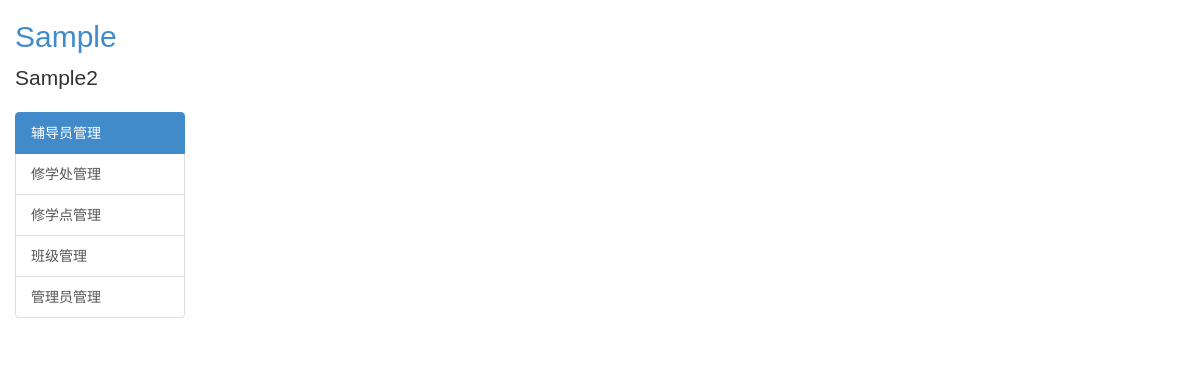
The app's page /admin/department/list (signed in), older data.
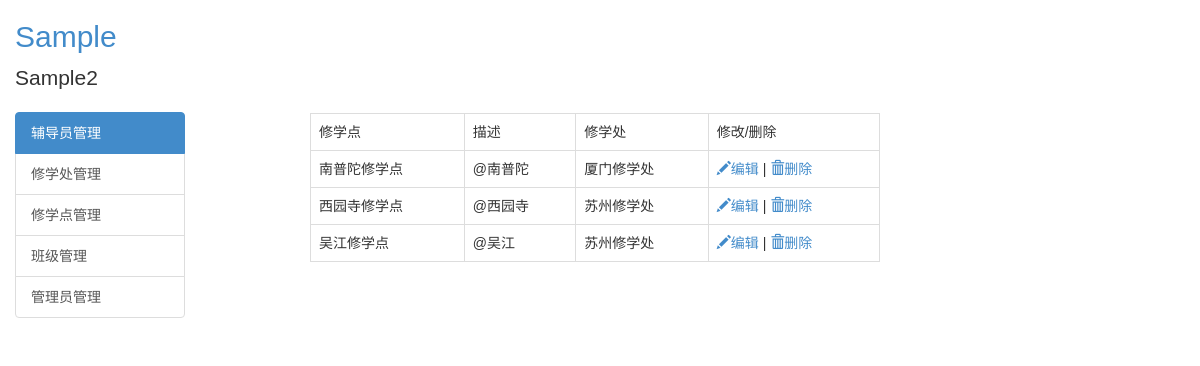
The same page, newer data.
### putidms/models/org.py (models this page shows, shortened)
class Department(db.Model):
    __tablename__ = 'departments'
    id = db.Column(db.Integer, primary_key=True, autoincrement=True)
    name = db.Column(db.String(255), index=True, unique=True, nullable=False)
    desc = db.Column(db.Text)
    update_user = db.Column(db.Integer)
    create_time = db.Column(db.DateTime, default=datetime.utcnow)
    update_time = db.Column(db.DateTime, default=datetime.utcnow)
    division_id = db.Column(db.Integer, db.ForeignKey('divisions.id'))
    classes = db.relationship('Class', backref='department', lazy='dynamic')

class Division(db.Model):
    __tablename__ = 'divisions'
    id = db.Column(db.Integer, primary_key=True, autoincrement=True)
    name = db.Column(db.String(255), index=True, unique=True, nullable=False)
    desc = db.Column(db.Text)
    update_user = db.Column(db.Integer)
    create_time = db.Column(db.DateTime, default=datetime.utcnow)
    update_time = db.Column(db.DateTime, default=datetime.utcnow)
    departments = db.relationship('Department', backref='division', lazy='dynamic')

### putidms/admin/views.py (the view)
@mod.route('/department/list')
@admin_required
def department_list():
    depts = Department.query.all()
    return render_template('admin/department_list.html', depts=depts)

### putidms/models/user.py (called while the page is built)
@login_manager.user_loader
def load_user(user_id):
    return User.query.get(int(user_id))

    def can(self, permissions):
        return self.role is not None and (self.role.permissions | permissions) == permissions

### putidms/templates/admin/department_list.html (shortened to what this page needs)
{% extends 'base.html' %}
{% from "_macros.html" import render_field, render_submit_field %}
{% block content %}
    {% if depts %}
        <div class="row">
            <div class="col-md-offset-1 col-md-8">
                <table class="table table-bordered">
                    <tr>
                        <td>修学点</td>
                        <td>描述</td>
                        <td>修学处</td>
                        <td>修改/删除</td>
                    </tr>
                    {% for dept in depts %}
                        <tr>
                            <td>{{ dept.name }}</td>
                            <td>{{ dept.desc }}</td>
                            <td>{{ dept.division.name }}</td>
                            <td>
                                <a href="{{ url_for('admin.department_edit',id=dept.id) }}" title="编辑">
                                    <span class="glyphicon glyphicon-pencil"></span>编辑
                                </a>|
                                <a href="javascript:void(0);" title="删除修学处"
                                   onclick="confirm_delete('{{ url_for("admin.department_delete",id=dept.id) }}');">
                                    <span class="glyphicon glyphicon-trash"></span>删除
                                </a>
                            </td>
                        </tr>
                    {% endfor %}
                </table>
            </div>
        </div>
    {% endif %}
{% endblock %}

Row changes from the older to the newer data that the page shows:
added Department: name "南普陀修学点", desc "@南普陀", division.name "厦门修学处"
added Department: name "西园寺修学点", desc "@西园寺", division.name "苏州修学处"
added Department: name "吴江修学点", desc "@吴江", division.name "苏州修学处"
Text that changed along with them:
text now shown: "修学点 描述 修学处 修改/删除"
